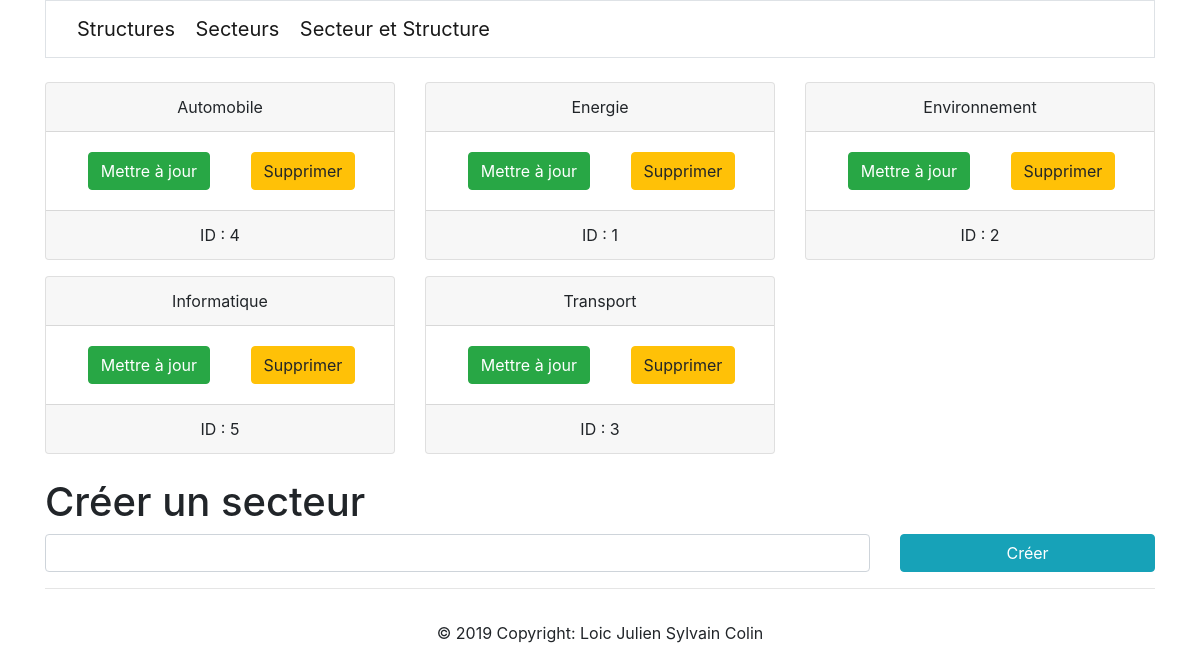
The app's page /secteurs with its own data.
### tables this page shows
CREATE TABLE IF NOT EXISTS secteur (
  ID int(11) NOT NULL AUTO_INCREMENT,
  LIBELLE varchar(100) NOT NULL UNIQUE,
  PRIMARY KEY (ID)
);

### SRC/Controllers/ControllerSecteur.php (called while the page is built, shortened)
<?php
class ControllerSecteur extends AbstractController
{
    protected $route = 'secteurs';
    public function __construct(string $req = null)
    {
        $this->_entity = new Secteur;
        parent::__construct($this->route, $this->_entity, $req);
    }
}

### SRC/index.php (called while the page is built, shortened)
<?php
new MainController();
?>

### SRC/Models/ModelManager.php (called while the page is built, shortened)
<?php
abstract class ModelManager
{
    protected $_tn;
    private $_globals;
    public function __construct(array $_model)
    {
        $this->_tn = static::TABLE_NAME;
        $this->_globals = new Globals;
    }
    protected static function connect(): PDO
    {
        try {
            $conn = new PDO("mysql:host=remotemysql.com;dbname=mVrrTxQ5nS", self::USR, self::PW);
            $conn->setAttribute(PDO::ATTR_ERRMODE, PDO::ERRMODE_EXCEPTION);
            return $conn;
        } catch (Exception $e) {
            return 'Echec Connection <hr>' . $e->getMessage();
        }
    }
    public function fetch(int $id = null): array
    {
        if ($id) {
            $stmt = self::connect()->prepare("select * from " . $this->_tn . " where id=" . $id);
        } else {
            $stmt = self::connect()->prepare("select * from " . $this->_tn);
        }
        try {
            $stmt->execute();
            return $stmt->fetchAll(PDO::FETCH_ASSOC);
        } catch (PDOException $e) {
            $this->_globals->setAlert('error', 'danger', $this->_tn,  $e->getCode() . 'Impossible de récupérer les données');
        }
    }
}

### SRC/Helpers/UrlHelper.php (called while the page is built, shortened)
<?php
class UrlHelper
{
    public function fullUrl()
    {
        $protocol = empty($_SERVER['HTTPS']) ? 'http' : 'https';
        $domain = DOM;
        $base_url = '';
        $port = $_SERVER['SERVER_PORT'];
        $disp_port = ($protocol == 'http' && $port == 80 || $protocol == 'https' && $port == 443) ? '' : ":$port";
        $this->URL = "${protocol}://${domain}${disp_port}${base_url}";
    }
}

### SRC/Views/secteurs/list.php (the view)
<div class="row my-3">
    <?php foreach ($this->_data as $key => $val) :; ?>
        <div class="col-md-4 my-2">
            <div class="card text-center">
                <div class="card-header"><?php echo $val['LIBELLE']; ?></div>
                <div class="card-body">
                    <div class="d-table h-100 w-100">
                        <div class="d-table-cell align-middle">
                            <a class="btn btn-success" <?php echo "href=\"{$this->url->URL}/{$this->route}/update?id={$val['ID']}\""; ?>">Mettre à jour</a>
                        </div>
                        <div class="d-table-cell align-middle">
                            <a class="btn btn-warning" <?php echo "href=\"{$this->url->URL}/{$this->route}/delete?id={$val['ID']}\""; ?>>Supprimer</a>
                        </div>
                    </div>
                </div>
                <div class="card-footer text-center"> ID : <?php echo $val["ID"]; ?></div>
            </div>
        </div>
    <?php endforeach; ?>
</div>

### records on screen
secteur: LIBELLE "Automobile", ID "4"
secteur: LIBELLE "Energie", ID "1"
secteur: LIBELLE "Environnement", ID "2"
secteur: LIBELLE "Informatique", ID "5"
secteur: LIBELLE "Transport", ID "3"
